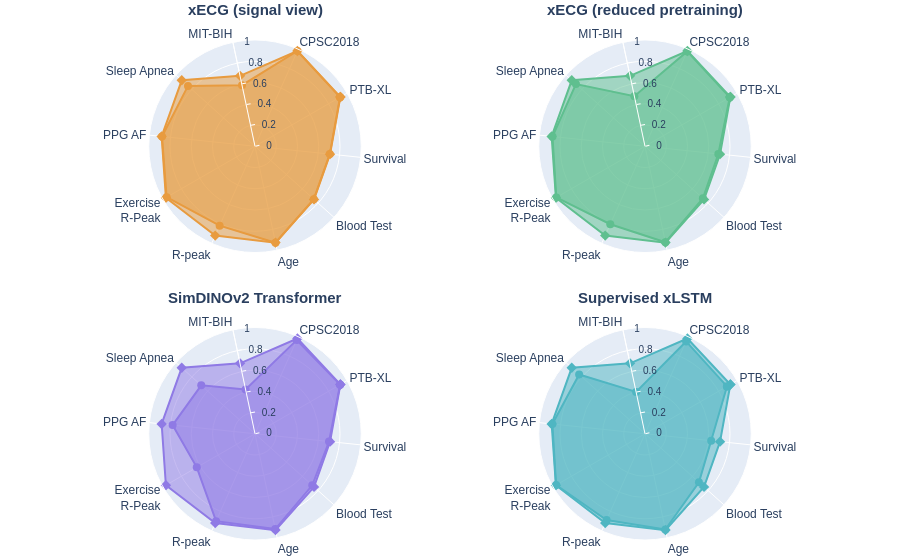
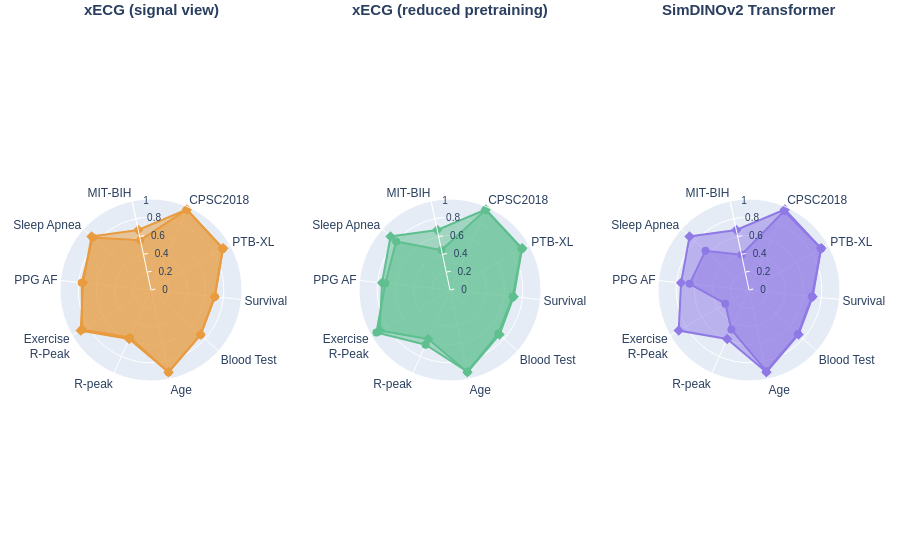

Write notebook code for charts like these, in order.
### Code cell
def plot_radar_plots_overlap_xecg(df, categories, title='radar_chart_methods'):
    pio.templates.default = "plotly"  # Set default template to white background

    categories_closed = categories + [categories[0]]

    fig = go.Figure()
    # Plot one radar chart for each method on separate axes (subplots)

    min_v = 0. # df_raw.min().min()
    max_v = 1.# df_raw.max().max()
    print(f"Min value: {min_v}, Max value: {max_v}")

    if len(df) == 5:
        rows = 2
        cols = 2  # Usiamo 6 colonne per gestire meglio gli spazi (2x3 e 3x2)

        fig = make_subplots(
            rows=rows, cols=cols,
            specs=[[{'type': 'polar'}, {'type': 'polar'}],
                [{'type': 'polar'}, {'type': 'polar'}]],
            subplot_titles=df.index.tolist()[1:],
            vertical_spacing=0.15,
            horizontal_spacing=0.
        )
        positions = [(1, 1), (1, 2), (2, 1), (2, 2)]
    elif len(df) == 4:
        rows = 1
        cols = 3
        fig = make_subplots(
            rows=rows, cols=cols,
            specs=[[{'type': 'polar'}, {'type': 'polar'}, {'type': 'polar'}]],
            subplot_titles=df.index.tolist()[1:],
            vertical_spacing=0.15,
            horizontal_spacing=0.15
        )
        positions = [(1, 1), (1, 2), (1, 3)]


    xecg_row = df.values[0]
    values_xecg = xecg_row.tolist()[:-2] + [xecg_row.tolist()[0]]  # close the loop
    for i, (idx, row) in enumerate(df.iterrows()):
        if i == 0: continue
        current_row, current_col = positions[i -1]

        trace = fig.add_trace(
            go.Scatterpolar(
                r=values_xecg,
                theta=categories_closed,
                fill='toself',
                name=idx,
                line=dict(width=2, color=row['color']),
                hoverinfo='skip',
                marker=dict(
                    symbol="diamond",   # <-- change marker shape here
                    size=8,            # marker size
                    color=row['color']  # marker color
                ),
            ),
            row=current_row, col=current_col
        )

        values = row.tolist()[:-2] + [row.tolist()[0]]  # close the loop
        fig.add_trace(
            go.Scatterpolar(
                r=values,
                theta=categories_closed,
                fill='toself',
                name=idx,
                line=dict(width=2, color=row['color']),
                hoverinfo='skip',
                marker=dict(
                    symbol="circle",   # <-- change marker shape here
                    size=8,            # marker size
                    color=row['color']  # marker color
                ),
            ),
            row=current_row, 
            col=current_col
        )

        # Update polar layout for each subplot
        # Se polar_id è 1, la chiave è 'polar', se è > 1 è 'polar2', 'polar3', ecc.
        polar_key = f'polar{i}'
        fig.update_layout({
            polar_key: dict(
                angularaxis=dict(rotation=30),  # keep your rotation
                radialaxis=dict(
                    visible=True, 
                    range=[min_v, max_v], 
                    showticklabels=True, 
                    showline=True,
                    showgrid=True,
                    angle=102,
                    ticks="outside",
                    tickcolor="white",
                    linecolor='white',
                    ticklen=4,
                    tickangle=102,
                    # tickvals=[0, 0.3, 0.7, 1],        # positions on the axis
                    # ticktext=["0", "0.2", "0.4", "0.6", "0.8", "1"],  # what to display
                    tickvals=[0, 0.2, 0.4, 0.6, 0.8, 1],        # positions on the axis
                    ticktext=["0", "0.2", "0.4", "0.6", "0.8", "1"],  # what to display
                    tickfont=dict(
                        size=10,       # font size of tick labels
                    ),
                )
            )
        })

        fig.layout.annotations[i - 1].text = f"<b>{idx}</b>"


    # Optional: adjust overall layout for better spacing
    fig.update_layout(
        # width=25,   # 88mm in pixels (88mm * 2.835 pixels/mm)
        # height=200,   # Maintain aspect ratio (2:3 -> height = width * 2/3)
        font=dict(family="Arial", size=12),  # Sans-serif font, 6pt (between 5-7pt range)
        showlegend=False,  # Hide legend since each subplot is labeled
        margin=dict(l=60, r=60, t=40, b=20), # Tight margins for Nature format
        # padding=dict(t=10, b=10, l=10, r=10)
    )

    fig.update_annotations(
        font=dict(size=15, family="Arial"),
        showarrow=False,
        yshift=20,  # Adjust vertical position of titles
    )

    # set the center of the titles to be aligned with the center of the radar charts
    # fig.layout.annotations[0].update(x=0.3)
    # fig.layout.annotations[1].update(x=0.7)

    # fig.tight_layout()
    # save pdf
    # plt.savefig("figs/radar_chart_methods.svg", bbox_inches='tight')
    if len(df) == 5:
        fig.write_image(f"figs/{title}.svg", width=900, height=500)
    else:
        fig.write_image(f"figs/{title}.svg", width=900, height=270)
    fig.show()

plot_radar_plots_overlap_xecg(df_abl_ft, categories, title='radar_chart_ablations_xecg')
plot_radar_plots_overlap_xecg(df_abl_lp, categories, title='radar_chart_ablations_xecg_lp')

### Figure 1 — Plotly figure (JSON) as saved in the notebook; plotly's stock layout.template omitted (floating-point values rounded to 4 significant figures)
{"data": [{"fill": "toself", "hoverinfo": "skip", "line": {"color": "#E89B3F", "width": 2}, "marker": {"color": "#E89B3F", "size": 8, "symbol": "diamond"}, "name": "xECG (signal view)", "r": [0.9276, 0.9813, 0.6773, 0.9278, 0.8835, 0.9684, 0.9206, 0.9273, 0.7475, 0.7101, 0.9276], "subplot": "polar", "theta": ["PTB-XL", "CPSC2018", "MIT-BIH", "Sleep Apnea", "PPG AF", "Exercise<br>R-Peak", "R-peak", "Age", "Blood Test", "Survival", "PTB-XL"], "type": "scatterpolar"}, {"fill": "toself", "hoverinfo": "skip", "line": {"color": "#E89B3F", "width": 2}, "marker": {"color": "#E89B3F", "size": 8, "symbol": "circle"}, "name": "xECG (signal view)", "r": [0.9238, 0.9814, 0.5878, 0.8487, 0.8799, 0.9601, 0.8183, 0.9286, 0.7444, 0.7076, 0.9238], "subplot": "polar", "theta": ["PTB-XL", "CPSC2018", "MIT-BIH", "Sleep Apnea", "PPG AF", "Exercise<br>R-Peak", "R-peak", "Age", "Blood Test", "Survival", "PTB-XL"], "type": "scatterpolar"}, {"fill": "toself", "hoverinfo": "skip", "line": {"color": "#5FBF8F", "width": 2}, "marker": {"color": "#5FBF8F", "size": 8, "symbol": "diamond"}, "name": "xECG (reduced pretraining)", "r": [0.9276, 0.9813, 0.6773, 0.9278, 0.8835, 0.9684, 0.9206, 0.9273, 0.7475, 0.7101, 0.9276], "subplot": "polar2", "theta": ["PTB-XL", "CPSC2018", "MIT-BIH", "Sleep Apnea", "PPG AF", "Exercise<br>R-Peak", "R-peak", "Age", "Blood Test", "Survival", "PTB-XL"], "type": "scatterpolar"}, {"fill": "toself", "hoverinfo": "skip", "line": {"color": "#5FBF8F", "width": 2}, "marker": {"color": "#5FBF8F", "size": 8, "symbol": "circle"}, "name": "xECG (reduced pretraining)", "r": [0.9208, 0.977, 0.4813, 0.8748, 0.8754, 0.9637, 0.8032, 0.9236, 0.733, 0.694, 0.9208], "subplot": "polar2", "theta": ["PTB-XL", "CPSC2018", "MIT-BIH", "Sleep Apnea", "PPG AF", "Exercise<br>R-Peak", "R-peak", "Age", "Blood Test", "Survival", "PTB-XL"], "type": "scatterpolar"}, {"fill": "toself", "hoverinfo": "skip", "line": {"color": "#8F7AE5", "width": 2}, "marker": {"color": "#8F7AE5", "size": 8, "symbol": "diamond"}, "name": "SimDINOv2 Transformer", "r": [0.9276, 0.9813, 0.6773, 0.9278, 0.8835, 0.9684, 0.9206, 0.9273, 0.7475, 0.7101, 0.9276], "subplot": "polar3", "theta": ["PTB-XL", "CPSC2018", "MIT-BIH", "Sleep Apnea", "PPG AF", "Exercise<br>R-Peak", "R-peak", "Age", "Blood Test", "Survival", "PTB-XL"], "type": "scatterpolar"}, {"fill": "toself", "hoverinfo": "skip", "line": {"color": "#8F7AE5", "width": 2}, "marker": {"color": "#8F7AE5", "size": 8, "symbol": "circle"}, "name": "SimDINOv2 Transformer", "r": [0.9247, 0.9655, 0.4254, 0.6808, 0.7797, 0.6327, 0.9004, 0.9168, 0.7253, 0.7007, 0.9247], "subplot": "polar3", "theta": ["PTB-XL", "CPSC2018", "MIT-BIH", "Sleep Apnea", "PPG AF", "Exercise<br>R-Peak", "R-peak", "Age", "Blood Test", "Survival", "PTB-XL"], "type": "scatterpolar"}, {"fill": "toself", "hoverinfo": "skip", "line": {"color": "#4FB6C2", "width": 2}, "marker": {"color": "#4FB6C2", "size": 8, "symbol": "diamond"}, "name": "Supervised xLSTM", "r": [0.9276, 0.9813, 0.6773, 0.9278, 0.8835, 0.9684, 0.9206, 0.9273, 0.7475, 0.7101, 0.9276], "subplot": "polar4", "theta": ["PTB-XL", "CPSC2018", "MIT-BIH", "Sleep Apnea", "PPG AF", "Exercise<br>R-Peak", "R-peak", "Age", "Blood Test", "Survival", "PTB-XL"], "type": "scatterpolar"}, {"fill": "toself", "hoverinfo": "skip", "line": {"color": "#4FB6C2", "width": 2}, "marker": {"color": "#4FB6C2", "size": 8, "symbol": "circle"}, "name": "Supervised xLSTM", "r": [0.8907, 0.9511, 0.4022, 0.8343, 0.8763, 0.9658, 0.889, 0.9215, 0.6831, 0.6261, 0.8907], "subplot": "polar4", "theta": ["PTB-XL", "CPSC2018", "MIT-BIH", "Sleep Apnea", "PPG AF", "Exercise<br>R-Peak", "R-peak", "Age", "Blood Test", "Survival", "PTB-XL"], "type": "scatterpolar"}], "layout": {"annotations": [{"font": {"family": "Arial", "size": 15}, "showarrow": false, "text": "<b>xECG (signal view)</b>", "x": 0.25, "xanchor": "center", "xref": "paper", "y": 1, "yanchor": "bottom", "yref": "paper", "yshift": 20}, {"font": {"family": "Arial", "size": 15}, "showarrow": false, "text": "<b>xECG (reduced pretraining)</b>", "x": 0.75, "xanchor": "center", "xref": "paper", "y": 1, "yanchor": "bottom", "yref": "paper", "yshift": 20}, {"font": {"family": "Arial", "size": 15}, "showarrow": false, "text": "<b>SimDINOv2 Transformer</b>", "x": 0.25, "xanchor": "center", "xref": "paper", "y": 0.425, "yanchor": "bottom", "yref": "paper", "yshift": 20}, {"font": {"family": "Arial", "size": 15}, "showarrow": false, "text": "<b>Supervised xLSTM</b>", "x": 0.75, "xanchor": "center", "xref": "paper", "y": 0.425, "yanchor": "bottom", "yref": "paper", "yshift": 20}], "font": {"family": "Arial", "size": 12}, "margin": {"b": 20, "l": 60, "r": 60, "t": 40}, "polar": {"angularaxis": {"rotation": 30}, "domain": {"x": [0, 0.5], "y": [0.575, 1]}, "radialaxis": {"angle": 102, "linecolor": "white", "range": [0, 1], "showgrid": true, "showline": true, "showticklabels": true, "tickangle": 102, "tickcolor": "white", "tickfont": {"size": 10}, "ticklen": 4, "ticks": "outside", "ticktext": ["0", "0.2", "0.4", "0.6", "0.8", "1"], "tickvals": [0, 0.2, 0.4, 0.6, 0.8, 1], "visible": true}}, "polar2": {"angularaxis": {"rotation": 30}, "domain": {"x": [0.5, 1], "y": [0.575, 1]}, "radialaxis": {"angle": 102, "linecolor": "white", "range": [0, 1], "showgrid": true, "showline": true, "showticklabels": true, "tickangle": 102, "tickcolor": "white", "tickfont": {"size": 10}, "ticklen": 4, "ticks": "outside", "ticktext": ["0", "0.2", "0.4", "0.6", "0.8", "1"], "tickvals": [0, 0.2, 0.4, 0.6, 0.8, 1], "visible": true}}, "polar3": {"angularaxis": {"rotation": 30}, "domain": {"x": [0, 0.5], "y": [0, 0.425]}, "radialaxis": {"angle": 102, "linecolor": "white", "range": [0, 1], "showgrid": true, "showline": true, "showticklabels": true, "tickangle": 102, "tickcolor": "white", "tickfont": {"size": 10}, "ticklen": 4, "ticks": "outside", "ticktext": ["0", "0.2", "0.4", "0.6", "0.8", "1"], "tickvals": [0, 0.2, 0.4, 0.6, 0.8, 1], "visible": true}}, "polar4": {"angularaxis": {"rotation": 30}, "domain": {"x": [0.5, 1], "y": [0, 0.425]}, "radialaxis": {"angle": 102, "linecolor": "white", "range": [0, 1], "showgrid": true, "showline": true, "showticklabels": true, "tickangle": 102, "tickcolor": "white", "tickfont": {"size": 10}, "ticklen": 4, "ticks": "outside", "ticktext": ["0", "0.2", "0.4", "0.6", "0.8", "1"], "tickvals": [0, 0.2, 0.4, 0.6, 0.8, 1], "visible": true}}, "showlegend": false}}

### Figure 2 — Plotly figure (JSON) as saved in the notebook; plotly's stock layout.template omitted (floating-point values rounded to 4 significant figures)
{"data": [{"fill": "toself", "hoverinfo": "skip", "line": {"color": "#E89B3F", "width": 2}, "marker": {"color": "#E89B3F", "size": 8, "symbol": "diamond"}, "name": "xECG (signal view)", "r": [0.9154, 0.9678, 0.674, 0.8791, 0.7508, 0.8916, 0.5899, 0.9233, 0.7325, 0.7038, 0.9154], "subplot": "polar", "theta": ["PTB-XL", "CPSC2018", "MIT-BIH", "Sleep Apnea", "PPG AF", "Exercise<br>R-Peak", "R-peak", "Age", "Blood Test", "Survival", "PTB-XL"], "type": "scatterpolar"}, {"fill": "toself", "hoverinfo": "skip", "line": {"color": "#E89B3F", "width": 2}, "marker": {"color": "#E89B3F", "size": 8, "symbol": "circle"}, "name": "xECG (signal view)", "r": [0.9091, 0.9663, 0.5601, 0.8614, 0.7657, 0.874, 0.5712, 0.9248, 0.7354, 0.7066, 0.9091], "subplot": "polar", "theta": ["PTB-XL", "CPSC2018", "MIT-BIH", "Sleep Apnea", "PPG AF", "Exercise<br>R-Peak", "R-peak", "Age", "Blood Test", "Survival", "PTB-XL"], "type": "scatterpolar"}, {"fill": "toself", "hoverinfo": "skip", "line": {"color": "#5FBF8F", "width": 2}, "marker": {"color": "#5FBF8F", "size": 8, "symbol": "diamond"}, "name": "xECG (reduced pretraining)", "r": [0.9154, 0.9678, 0.674, 0.8791, 0.7508, 0.8916, 0.5899, 0.9233, 0.7325, 0.7038, 0.9154], "subplot": "polar2", "theta": ["PTB-XL", "CPSC2018", "MIT-BIH", "Sleep Apnea", "PPG AF", "Exercise<br>R-Peak", "R-peak", "Age", "Blood Test", "Survival", "PTB-XL"], "type": "scatterpolar"}, {"fill": "toself", "hoverinfo": "skip", "line": {"color": "#5FBF8F", "width": 2}, "marker": {"color": "#5FBF8F", "size": 8, "symbol": "circle"}, "name": "xECG (reduced pretraining)", "r": [0.9093, 0.9638, 0.4481, 0.7963, 0.7146, 0.9334, 0.6577, 0.9184, 0.7145, 0.6921, 0.9093], "subplot": "polar2", "theta": ["PTB-XL", "CPSC2018", "MIT-BIH", "Sleep Apnea", "PPG AF", "Exercise<br>R-Peak", "R-peak", "Age", "Blood Test", "Survival", "PTB-XL"], "type": "scatterpolar"}, {"fill": "toself", "hoverinfo": "skip", "line": {"color": "#8F7AE5", "width": 2}, "marker": {"color": "#8F7AE5", "size": 8, "symbol": "diamond"}, "name": "SimDINOv2 Transformer", "r": [0.9154, 0.9678, 0.674, 0.8791, 0.7508, 0.8916, 0.5899, 0.9233, 0.7325, 0.7038, 0.9154], "subplot": "polar3", "theta": ["PTB-XL", "CPSC2018", "MIT-BIH", "Sleep Apnea", "PPG AF", "Exercise<br>R-Peak", "R-peak", "Age", "Blood Test", "Survival", "PTB-XL"], "type": "scatterpolar"}, {"fill": "toself", "hoverinfo": "skip", "line": {"color": "#8F7AE5", "width": 2}, "marker": {"color": "#8F7AE5", "size": 8, "symbol": "circle"}, "name": "SimDINOv2 Transformer", "r": [0.914, 0.9508, 0.3955, 0.6444, 0.6558, 0.301, 0.4764, 0.9118, 0.7243, 0.6955, 0.914], "subplot": "polar3", "theta": ["PTB-XL", "CPSC2018", "MIT-BIH", "Sleep Apnea", "PPG AF", "Exercise<br>R-Peak", "R-peak", "Age", "Blood Test", "Survival", "PTB-XL"], "type": "scatterpolar"}], "layout": {"annotations": [{"font": {"family": "Arial", "size": 15}, "showarrow": false, "text": "<b>xECG (signal view)</b>", "x": 0.1167, "xanchor": "center", "xref": "paper", "y": 1, "yanchor": "bottom", "yref": "paper", "yshift": 20}, {"font": {"family": "Arial", "size": 15}, "showarrow": false, "text": "<b>xECG (reduced pretraining)</b>", "x": 0.5, "xanchor": "center", "xref": "paper", "y": 1, "yanchor": "bottom", "yref": "paper", "yshift": 20}, {"font": {"family": "Arial", "size": 15}, "showarrow": false, "text": "<b>SimDINOv2 Transformer</b>", "x": 0.8833, "xanchor": "center", "xref": "paper", "y": 1, "yanchor": "bottom", "yref": "paper", "yshift": 20}], "font": {"family": "Arial", "size": 12}, "margin": {"b": 20, "l": 60, "r": 60, "t": 40}, "polar": {"angularaxis": {"rotation": 30}, "domain": {"x": [0, 0.2333], "y": [0, 1]}, "radialaxis": {"angle": 102, "linecolor": "white", "range": [0, 1], "showgrid": true, "showline": true, "showticklabels": true, "tickangle": 102, "tickcolor": "white", "tickfont": {"size": 10}, "ticklen": 4, "ticks": "outside", "ticktext": ["0", "0.2", "0.4", "0.6", "0.8", "1"], "tickvals": [0, 0.2, 0.4, 0.6, 0.8, 1], "visible": true}}, "polar2": {"angularaxis": {"rotation": 30}, "domain": {"x": [0.3833, 0.6167], "y": [0, 1]}, "radialaxis": {"angle": 102, "linecolor": "white", "range": [0, 1], "showgrid": true, "showline": true, "showticklabels": true, "tickangle": 102, "tickcolor": "white", "tickfont": {"size": 10}, "ticklen": 4, "ticks": "outside", "ticktext": ["0", "0.2", "0.4", "0.6", "0.8", "1"], "tickvals": [0, 0.2, 0.4, 0.6, 0.8, 1], "visible": true}}, "polar3": {"angularaxis": {"rotation": 30}, "domain": {"x": [0.7667, 1.0], "y": [0, 1]}, "radialaxis": {"angle": 102, "linecolor": "white", "range": [0, 1], "showgrid": true, "showline": true, "showticklabels": true, "tickangle": 102, "tickcolor": "white", "tickfont": {"size": 10}, "ticklen": 4, "ticks": "outside", "ticktext": ["0", "0.2", "0.4", "0.6", "0.8", "1"], "tickvals": [0, 0.2, 0.4, 0.6, 0.8, 1], "visible": true}}, "showlegend": false}}
